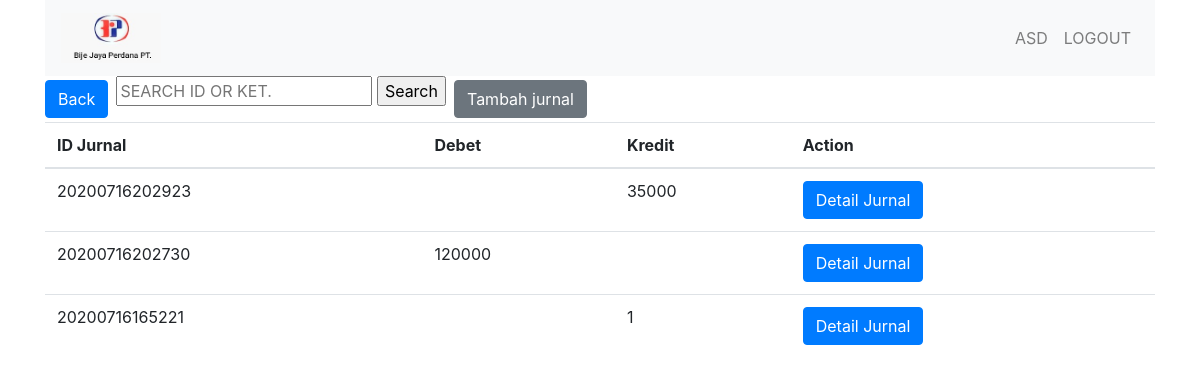
The page /jurnal.php (signed in) on the database its author committed.
### tables this page shows
CREATE TABLE `jurnal` (
  `idjurnal` varchar(14) NOT NULL,
  `debet` int(1) NOT NULL,
  `jurnal` text NOT NULL,
  `total` int(11) NOT NULL,
  `warkat` varchar(10) DEFAULT NULL
);

### jurnal.php (the view, shortened to what this page needs)
<link rel="stylesheet" href="css/bootstrap.min.css">
	<div class="container">
<?php
include 'config.php';
include 'navbar.php';
echo '<div class="btn-group mr-2" role="group" ><a href="index.php"><button type="button" class="btn btn-primary" >Back</button></a></div>';
echo '<div class="btn-group mr-2" role="group" >
		<form method="GET" action="jurnal.php">
			<input class="textinput1" name="keyword" placeholder="SEARCH ID OR KET." type="text">
			<input class="button1" type="submit" value="Search">
		</form>
	 </div>';
echo '<div class="btn-group mr-2" role="group" > <a class="btn btn-secondary" href="jurnaltambah.php">Tambah jurnal</a> </div>';
$con = new mysqli($host, $dbid, $dbpass, $dbname);
if (isset($_GET['keyword']) && $_GET['keyword']!='') {
	$keyword =  $_GET['keyword'] ;
	if( is_numeric($keyword) == true){
		$stmt = $con->prepare( "SELECT idjurnal, debet, total FROM jurnal WHERE idjurnal LIKE '%$keyword%' ORDER BY idjurnal DESC" ); $stmt->execute();
	}else{
		$stmt = $con->prepare( "SELECT idjurnal, debet, total FROM jurnal WHERE jurnal LIKE '%$keyword%' ORDER BY idjurnal DESC" ); $stmt->execute();
	}
}else{
	$stmt = $con->prepare( "SELECT idjurnal, debet, total FROM jurnal ORDER BY idjurnal DESC" ); $stmt->execute();
}
$result = $stmt->get_result();
?>
<table class="table">
  <thead>
    <tr>
      <th scope="col">ID Jurnal</th>
	  <th scope="col">Debet</th>
	  <th scope="col">Kredit</th>
	  <th scope="col">Action</th>
    </tr>
  </thead>
  <tbody>
	<?php
	while($row = mysqli_fetch_assoc($result)) {
		$dk='';
		if($row["debet"]==1){
			$dk='<td>'.$row["total"].'</td><td></td>';
		}else{
			$dk='<td></td><td>'.$row["total"].'</td>';
		}
		echo '
		<tr>
		<td>'.$row["idjurnal"].'</td>
		'.$dk.'
		<td>
			<div class="btn-group mr-2" role="group" > <a class="btn btn-primary" href="jurnaldetail.php?idjurnal='.$row["idjurnal"].'">Detail Jurnal</a> </div>
		</td>
		</tr>
		';
	}
?>
  </tbody>
</table>
</div>

### rows shown on the page
jurnal: idjurnal "20200716202923", total "35000"
jurnal: idjurnal "20200716202730", total "120000"
jurnal: idjurnal "20200716165221", total "1"

### other values the page prints
$nama "ASD"
